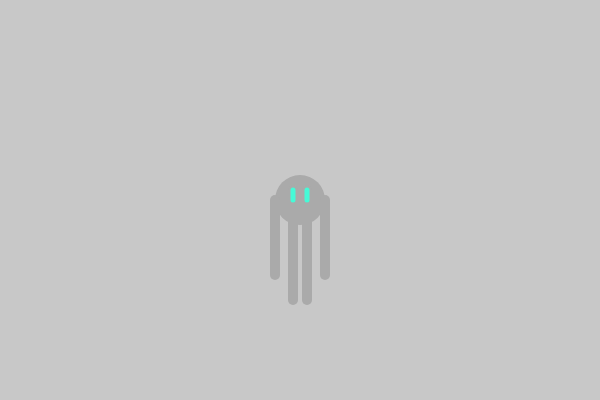
Frame 1 (no input)
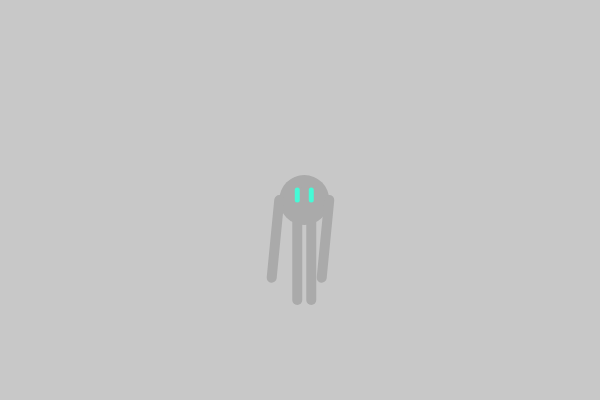
Frame 60 (no input)
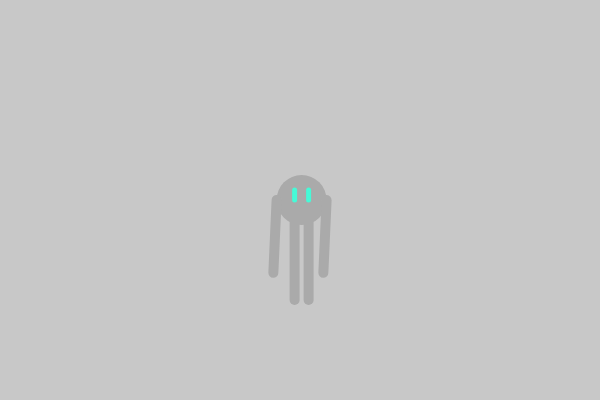
Frame 120 (the mouse pressed at the canvas centre since frame 60)

The p5.js sketch that drew these frames (run headless with seeded random() and noise() and a simulated clock; from frame 60 on, the mouse is pressed at the canvas centre):

// p5.js sketch
// ── sketch.js
var creature;


function setup() {
  createCanvas(600, 400);
  creature = new Creature();
}

function draw() {
  background(200);
  creature.display();
  creature.move();

}


function Creature() {
  this.x = 300;
  this.y = 200;
  this.y2 = 275;
  this.x21 = this.x-25;
  this.x22 = this.x+25;
  this.display = function() {
    fill(170);
    noStroke();
    ellipse(this.x,this.y,50,50);
    stroke(170);
    strokeWeight(10);
    line(this.x-25,this.y,this.x21,this.y2); //left arm
    line(this.x+25,this.y,this.x22,this.y2); //right arm
    line(this.x-7,this.y-10,this.x-7,300); //left leg
    line(this.x+7,this.y-10,this.x+7,300); //right leg
    stroke(70,250,215);
    strokeWeight(5);
    line(this.x-7,this.y,this.x-7,this.y-10); //left eye
    line(this.x+7,this.y,this.x+7,this.y-10); //right eye
  };
  this.move = function() {
    var handsx = random(-1,1);
    var handsy = random(-1,1);
      this.y2 += handsy;
      this.x21 += handsx;
      this.x22 += handsx;

    var stepx = random(-1,1);
      this.x += stepx
  };
};
